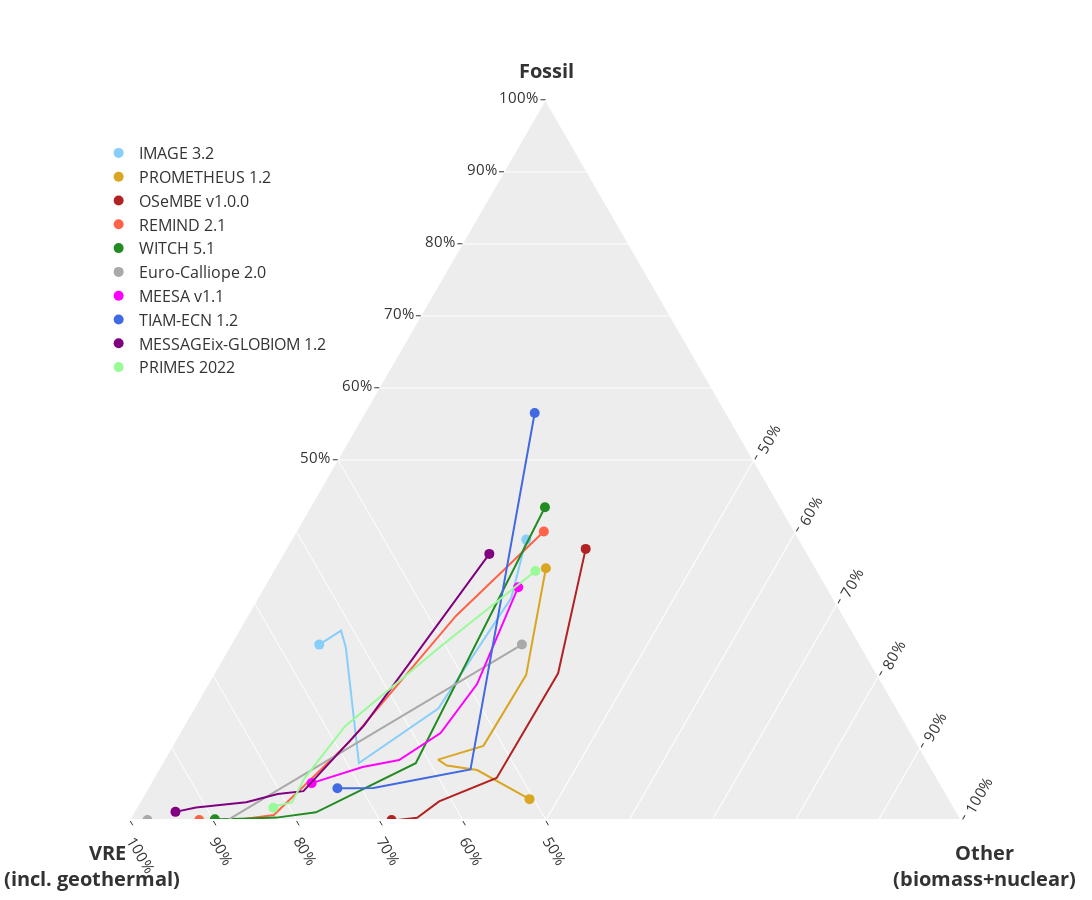

This figure's notebook cell:
### Markdown cell above
## Plot IIIa: Electricity mix (time)

### Code cell
times = [2020, 2050]
times_long = np.arange(2020, 2051, 5)
scen = "DIAG-C400-lin"
var_x = XR_i.ElecFossil.sel(Model=Models)
var_y = XR_i.ElecVRE.sel(Model=Models)
var_z_uni = XR_i.ElecOther_uni.sel(Model=Models)
var_z_sep = XR_i.ElecOther_sep.sel(Model=Models)

traces = []
for m_i, m in enumerate(Models):
    col = ModelCols[m_i]
    if m_i != 0: var_z = var_z_uni
    else: var_z = var_z_sep
    trace = go.Scatterternary(a=var_x.sel(Time=times, Model=m, Scenario=scen),
                              b=var_y.sel(Time=times, Model=m, Scenario=scen),
                              c=var_z.sel(Time=times, Model=m, Scenario=scen),
                              name=m,
                              mode='markers',
                              marker={"color": col, "size": 10})
    traces.append(trace)
    trace = go.Scatterternary(a=var_x.sel(Time=times_long, Model=m, Scenario=scen),
                              b=var_y.sel(Time=times_long, Model=m, Scenario=scen),
                              c=var_z.sel(Time=times_long, Model=m, Scenario=scen),
                              name=m,
                              showlegend=False,
                              mode='lines',
                              marker={"color": col, "size": 10})
    traces.append(trace)

fig = make_subplots(rows=1, cols=1, horizontal_spacing = 0.08, vertical_spacing=0.12)
for t in traces:
    fig.add_trace(t)
fig.update_layout(height=900, width=1200)
fig.update_layout({#'margin':dict(l=0,r=7,b=0,t=35),
'plot_bgcolor':'rgb(243, 243, 243)',
'ternary':
{'sum':1,
# 'bgcolor':'rgba(0,0,0,0)',#'whitesmoke',
#     # "paper_bgcolor":'rgba(0,0,0,0)',
#     # "plot_bgcolor":'rgba(0,0,0,0)',
'aaxis':{'title': '<b>Fossil</b><br>', 'min': 0, 'titlefont':{'size': 20},
        'linewidth':0, 'ticks':'outside',
        'tickmode':'array','tickvals':[0.5, 0.6, 0.7, 0.8, 0.9, 1.0], 'ticktext':['50%', '60%', '70%', '80%', '90%', '100%'], 'tickfont':{'size':15}},
'baxis':{'title': '<b>VRE<br>(incl. geothermal)</b> &nbsp; &nbsp; &nbsp;', 'min': 0, 'titlefont':{'size': 20},
        'linewidth':2, 'ticks':'outside',
        'tickmode':'array','tickvals':[0.5, 0.6, 0.7, 0.8, 0.9, 1.0], 'ticktext':['50%', '60%', '70%', '80%', '90%', '100%'],'tickangle':60, 'tickfont':{'size':15}},
'caxis':{'title': '<b>Other<br>(biomass+nuclear)</b>', 'min': 0, 'titlefont':{'size': 20},
        'linewidth':2, 'ticks':'outside',
        'tickmode':'array','tickvals':[0.5, 0.6, 0.7, 0.8, 0.9, 1.0], 'ticktext':['50%', '60%', '70%', '80%', '90%', '100%'],'tickangle':-60, 'tickfont':{'size':15}}}})

fig.update_layout(legend=dict(x=0.02, y=0.95, orientation="v", font_size=16))
fig.update_annotations(font_size=15)
fig.update_layout(template="ggplot2")
fig.show()

### Figure 1 — Plotly figure (JSON) as saved in the notebook; plotly's stock layout.template omitted (floating-point values rounded to 4 significant figures)
{"data": [{"a": [0.3895, 0.2457], "b": [0.329, 0.6566], "c": [0.2816, 0.1063], "marker": {"color": "lightskyblue", "size": 10}, "mode": "markers", "name": "IMAGE 3.2", "type": "scatterternary"}, {"a": [0.3895, 0.3082, 0.155, 0.07956, 0.241, 0.2645, 0.2457], "b": [0.329, 0.3878, 0.5529, 0.6895, 0.6248, 0.6181, 0.6566], "c": [0.2816, 0.304, 0.2934, 0.2368, 0.1403, 0.1225, 0.1063], "marker": {"color": "lightskyblue", "size": 10}, "mode": "lines", "name": "IMAGE 3.2", "showlegend": false, "type": "scatterternary"}, {"a": [0.3496, 0.02895], "b": [0.3253, 0.5053], "c": [0.325, 0.4657], "marker": {"color": "goldenrod", "size": 10}, "mode": "markers", "name": "PROMETHEUS 1.2", "type": "scatterternary"}, {"a": [0.3496, 0.2016, 0.103, 0.08384, 0.07567, 0.06943, 0.02895], "b": [0.3253, 0.423, 0.5238, 0.5879, 0.5814, 0.5482, 0.5053], "c": [0.325, 0.3754, 0.3732, 0.3283, 0.3429, 0.3824, 0.4657], "marker": {"color": "goldenrod", "size": 10}, "mode": "lines", "name": "PROMETHEUS 1.2", "showlegend": false, "type": "scatterternary"}, {"a": [0.3765, 0], "b": [0.264, 0.6858], "c": [0.3595, 0.3142], "marker": {"color": "firebrick", "size": 10}, "mode": "markers", "name": "OSeMBE v1.0.0", "type": "scatterternary"}, {"a": [0.3765, 0.2037, 0.05849, 0.02588, 0.003129, 0, 0], "b": [0.264, 0.3836, 0.5301, 0.6156, 0.6535, 0.6789, 0.6858], "c": [0.3595, 0.4127, 0.4114, 0.3585, 0.3434, 0.3211, 0.3142], "marker": {"color": "firebrick", "size": 10}, "mode": "lines", "name": "OSeMBE v1.0.0", "showlegend": false, "type": "scatterternary"}, {"a": [0.4008, 5.227e-05], "b": [0.3022, 0.9171], "c": [0.297, 0.08285], "marker": {"color": "tomato", "size": 10}, "mode": "markers", "name": "REMIND 2.1", "type": "scatterternary"}, {"a": [0.4008, 0.2834, 0.1082, 0.006945, 0.0008174, 0.0001262, 5.227e-05], "b": [0.3022, 0.4666, 0.6827, 0.8239, 0.8666, 0.8953, 0.9171], "c": [0.297, 0.2499, 0.2092, 0.1692, 0.1325, 0.1046, 0.08285], "marker": {"color": "tomato", "size": 10}, "mode": "lines", "name": "REMIND 2.1", "showlegend": false, "type": "scatterternary"}, {"a": [0.4345, 0.0009951], "b": [0.284, 0.8978], "c": [0.2815, 0.1012], "marker": {"color": "forestgreen", "size": 10}, "mode": "markers", "name": "WITCH 5.1", "type": "scatterternary"}, {"a": [0.4345, 0.07881, 0.01068, 0.003306, 0.001757, 0.001199, 0.0009951], "b": [0.284, 0.6173, 0.7713, 0.8226, 0.8661, 0.89, 0.8978], "c": [0.2815, 0.3039, 0.218, 0.1741, 0.1322, 0.1088, 0.1012], "marker": {"color": "forestgreen", "size": 10}, "mode": "lines", "name": "WITCH 5.1", "showlegend": false, "type": "scatterternary"}, {"a": [0.2385, 5.439e-05], "b": [0.3984, 0.9757], "c": [0.3417, 0.0205], "marker": {"color": "darkgrey", "size": 10}, "mode": "markers", "name": "Euro-Calliope 2.0", "type": "scatterternary"}, {"a": [0.2385, 0.06844, 0.0001196, 9.454e-05, 7.71e-05, 6.425e-05, 5.439e-05], "b": [0.3984, 0.7395, 0.8766, 0.9147, 0.9412, 0.9607, 0.9757], "c": [0.3417, 0.1811, 0.1166, 0.07973, 0.054, 0.03505, 0.0205], "marker": {"color": "darkgrey", "size": 10}, "mode": "lines", "name": "Euro-Calliope 2.0", "showlegend": false, "type": "scatterternary"}, {"a": [0.3234, 0.05113], "b": [0.3718, 0.7545], "c": [0.3049, 0.1921], "marker": {"color": "magenta", "size": 10}, "mode": "markers", "name": "MEESA v1.1", "type": "scatterternary"}, {"a": [0.3234, 0.1889, 0.1208, 0.08335, 0.08101, 0.07357, 0.05113], "b": [0.3718, 0.4886, 0.5664, 0.6349, 0.6468, 0.6837, 0.7545], "c": [0.3049, 0.3227, 0.3128, 0.2816, 0.272, 0.2426, 0.1921], "marker": {"color": "magenta", "size": 10}, "mode": "lines", "name": "MEESA v1.1", "showlegend": false, "type": "scatterternary"}, {"a": [0.5653, 0.04405], "b": [0.231, 0.7289], "c": [0.2037, 0.2271], "marker": {"color": "royalblue", "size": 10}, "mode": "markers", "name": "TIAM-ECN 1.2", "type": "scatterternary"}, {"a": [0.5653, 0.3322, 0.07016, 0.05585, 0.04446, 0.04423, 0.04405], "b": [0.231, 0.3839, 0.5557, 0.6279, 0.6853, 0.7095, 0.7289], "c": [0.2037, 0.2839, 0.3741, 0.3162, 0.2702, 0.2462, 0.2271], "marker": {"color": "royalblue", "size": 10}, "mode": "lines", "name": "TIAM-ECN 1.2", "showlegend": false, "type": "scatterternary"}, {"a": [0.3696, 0.0113], "b": [0.3834, 0.94], "c": [0.2471, 0.04868], "marker": {"color": "purple", "size": 10}, "mode": "markers", "name": "MESSAGEix-GLOBIOM 1.2", "type": "scatterternary"}, {"a": [0.3696, 0.131, 0.04004, 0.036, 0.02468, 0.0174, 0.0113], "b": [0.3834, 0.6536, 0.7718, 0.8047, 0.8482, 0.9123, 0.94], "c": [0.2471, 0.2154, 0.1882, 0.1593, 0.1271, 0.07032, 0.04868], "marker": {"color": "purple", "size": 10}, "mode": "lines", "name": "MESSAGEix-GLOBIOM 1.2", "showlegend": false, "type": "scatterternary"}, {"a": [0.3204, 0.01647], "b": [0.3148, 0.7901], "c": [0.2912, 0.1576], "marker": {"color": "palegreen", "size": 10}, "mode": "markers", "name": "PRIMES 2022", "type": "scatterternary"}, {"a": [0.3204, 0.2249, 0.1231, 0.05438, 0.02332, 0.01825, 0.01647], "b": [0.3148, 0.475, 0.6386, 0.7255, 0.7584, 0.7871, 0.7901], "c": [0.2912, 0.2361, 0.1824, 0.1718, 0.1742, 0.1566, 0.1576], "marker": {"color": "palegreen", "size": 10}, "mode": "lines", "name": "PRIMES 2022", "showlegend": false, "type": "scatterternary"}], "layout": {"height": 900, "legend": {"font": {"size": 16}, "orientation": "v", "x": 0.02, "y": 0.95}, "plot_bgcolor": "rgb(243, 243, 243)", "ternary": {"aaxis": {"linewidth": 0, "min": 0, "tickfont": {"size": 15}, "tickmode": "array", "ticks": "outside", "ticktext": ["50%", "60%", "70%", "80%", "90%", "100%"], "tickvals": [0.5, 0.6, 0.7, 0.8, 0.9, 1], "title": {"font": {"size": 20}, "text": "<b>Fossil</b><br>"}}, "baxis": {"linewidth": 2, "min": 0, "tickangle": 60, "tickfont": {"size": 15}, "tickmode": "array", "ticks": "outside", "ticktext": ["50%", "60%", "70%", "80%", "90%", "100%"], "tickvals": [0.5, 0.6, 0.7, 0.8, 0.9, 1], "title": {"font": {"size": 20}, "text": "<b>VRE<br>(incl. geothermal)</b> &nbsp; &nbsp; &nbsp;"}}, "caxis": {"linewidth": 2, "min": 0, "tickangle": -60, "tickfont": {"size": 15}, "tickmode": "array", "ticks": "outside", "ticktext": ["50%", "60%", "70%", "80%", "90%", "100%"], "tickvals": [0.5, 0.6, 0.7, 0.8, 0.9, 1], "title": {"font": {"size": 20}, "text": "<b>Other<br>(biomass+nuclear)</b>"}}, "sum": 1}, "width": 1200, "xaxis": {"anchor": "y", "domain": [0, 1]}, "yaxis": {"anchor": "x", "domain": [0, 1]}}}
